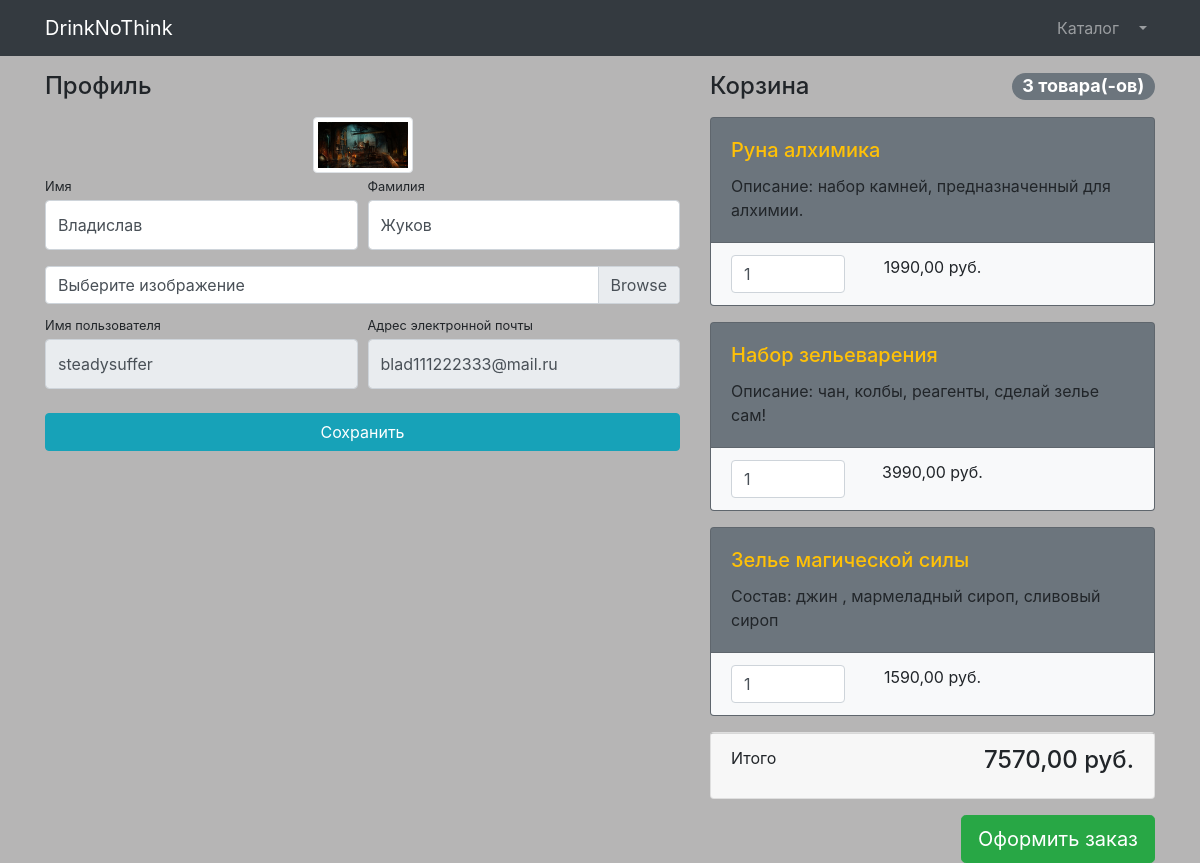
Before: /users/profile/ (signed in) with the older database file.
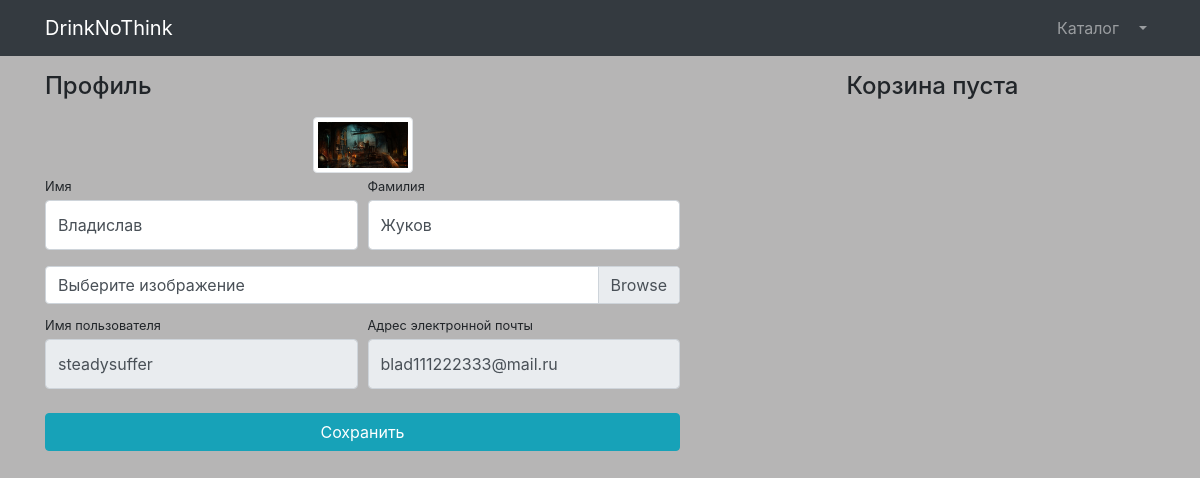
After: the same page with the newer database file.
### products/models.py (models this page shows, shortened)
class Basket(models.Model):
    user = models.ForeignKey(to=User, on_delete=models.CASCADE)
    product = models.ForeignKey(to=Product, on_delete=models.CASCADE)
    quantity = models.PositiveSmallIntegerField(default=0)
    created_timestamp = models.DateTimeField(auto_now_add=True)
    objects = BasketQuerySet.as_manager()
    def sum(self):
        return self.product.price * self.quantity

class Product(models.Model):
    name = models.CharField(max_length=256)
    description = models.TextField()
    price = models.DecimalField(max_digits=6, decimal_places=2)
    quantity = models.PositiveIntegerField(default=0)
    image = models.ImageField(upload_to='products_images')
    category = models.ForeignKey(to=ProductCategory, on_delete=models.CASCADE)
    class Meta:
        verbose_name = 'Продукт'
        verbose_name_plural = 'Продукты'
        ordering = ['id']

### users/views.py (the view)
# urls.py: path('profile/', profile, name='profile'),
@login_required
def profile(request):
    if request.method == 'POST':
        form = UserProfileForm(instance=request.user, data=request.POST, files=request.FILES)
        if form.is_valid():
            form.save()
            return HttpResponseRedirect(reverse('users:profile'))
    else:
        form = UserProfileForm(instance=request.user)
    context = {
        'title': 'DrinkNoThink - Профиль',
        'form': form,
        'baskets': Basket.objects.filter(user=request.user),
    }
    return render(request, 'users/profile.html', context)

### users/forms.py
class UserProfileForm(UserChangeForm):
    first_name = forms.CharField(widget=forms.TextInput(attrs={'class': 'form-control py-4', }))
    last_name = forms.CharField(widget=forms.TextInput(attrs={'class': 'form-control py-4', }))
    image = forms.ImageField(widget=forms.FileInput(attrs={'class': 'custom-file-input', }), required=False)
    username = forms.CharField(widget=forms.TextInput(attrs={'class': 'form-control py-4', 'readonly': True, }))
    email = forms.CharField(widget=forms.EmailInput(attrs={'class': 'form-control py-4', 'readonly': True, }))
    class Meta:
        model = User
        fields = ('first_name', 'last_name', 'image', 'username', 'email')

### products/models.py (called while the page is built)
    def total_sum(self):
        return sum(basket.sum() for basket in self)

    def total_quantity(self):
        return sum(basket.quantity for basket in self)

### users/templates/users/profile.html (shortened to what this page needs)
{% extends 'products/base.html' %}
{% load static %}
{% block css %}
    <link href="{% static 'vendor/css/profile.css' %}" rel="stylesheet">
{% endblock %}
{% block content %}
    <div class="container">
    <div class="row">
        <div class="col-lg-7">
            <h4 class="mt-3 mb-3">Профиль</h4>
            <div class="col-lg-12 text-center">
                <img width="100" height="100"
                     src="{% if user.image %} {{ user.image.url }}{% else %} {% static 'vendor/img/users/default_avatar.jpg' %} {% endif %}"
                     class="img-thumbnail">
            </div>
            <form action="{% url 'users:profile' %}" method="post" enctype="multipart/form-data">
                <div class="form-row">
                    <div class="col-lg-6">
                        <div class="form-group">
                            <label class="small mb-1" for="{{ form.first_name.id_for_label }}">Имя</label>
                            {{ form.first_name }}
                        </div>
                    </div>
                    <div class="col-lg-6">
                        <div class="form-group">
                            <label class="small mb-1" for="{{ form.last_name.id_for_label }}">Фамилия</label>
                            {{ form.last_name }}
                        </div>
                    </div>
                </div>
                <div class="form-row mb-2">
                    <div class="col-lg-12">
                        <div class="custom-file">
                            <label class="custom-file-label" for="{{ form.image.id_for_label }}">Выберите изображение</label>
                        </div>
                    </div>
                </div>
                <div class="form-row">
                    <div class="col-lg-6">
                        <label class="small mb-1" for="{{ form.username.id_for_label }}">Имя пользователя</label>
                        {{ form.username }}
                    </div>
                    <div class="col-lg-6">
                        <label class="small mb-1" for="{{ form.email.id_for_label }}">
                            Адрес электронной почты
                        </label>
                        {{ form.email }}
                    </div>
                </div>
                <div class="form-row">
                    <div class="col-lg-12 my-4">
                        <input class="btn btn-info btn-block" type="submit" value="Сохранить">
                    </div>
                </div>
            </form>
        </div>
        <div class="col-lg-5">
            {% include 'products/baskets.html' %}
        </div>
    </div>
</div>
{% endblock %}

### products/templates/products/baskets.html (shortened to what this page needs)
{% if baskets %}
    <h4 class="mt-3 mb-3 d-flex justify-content-between align-items-center mb-3">
                Корзина <span class="badge badge-secondary badge-pill">{{ baskets.total_quantity }} товара(-ов) </span>
            </h4>
    {% for basket in baskets %}
        <div class="card mb-3  bg-secondary">
                <div class="card-body">
                    <h5 class="card-title text-warning">{{ basket.product.name }}</h5>
                    <p class="card-text">{{ basket.product.description }}</p>
                </div>
                <ul class="list-group list-group-flush">
                    <li class="list-group-item bg-light">
                        <div class="row text-center">
                            <div class="col-lg-4">
                                <input name="basketID" type="number" class="form-control"
                                       value="{{ basket.quantity }}" min="0">
                            </div>
                            <div class="col-lg-4">{{ basket.sum }} руб. </div>
                            <div class="col-lg-4">
                            </div>
                        </div>
                    </li>
                </ul>
            </div>
    {% endfor %}
    <div class="card mb-3">
                <div class="card-footer">
                    <p class="float-left">Итого</p>
                    <h4 class="float-right">{{ baskets.total_sum }} руб.</h4>
                </div>
            </div>
    <a class="btn btn-success btn-lg float-right" href="../orders/order-create.html">
                Оформить заказ
            </a>
{% else %}
    <h4 class="mt-3 mb-3 text-center">
                Корзина пуста
    </h4>
{% endif %}

Changed rows visible on the page:
removed Basket: total_quantity "3", product.name "Руна алхимика", product.description "Описание: набор камней, предназначенный для алхимии.", basketID "1", sum "1990,00", total_sum "7570,00"
removed Basket: product.name "Набор зельеварения", product.description "Описание: чан, колбы, реагенты, сделай зелье сам!", basketID "1", sum "3990,00"
removed Basket: product.name "Зелье магической силы", product.description "Состав: джин , мармеладный сироп, сливовый сироп", basketID "1", sum "1590,00"
Other visible differences:
text no longer shown: "Корзина товара(-ов) Итого руб. Оформить заказ"
text now shown: "Корзина пуста"
